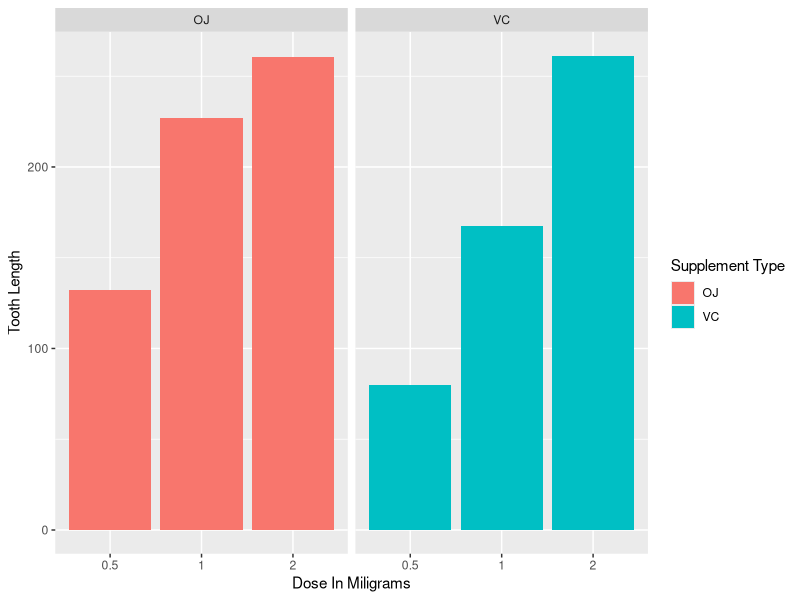

Source code (R):
## ---- chunk 1
# load dataset
library(datasets)
data("ToothGrowth")
# check the dataset variables
head(ToothGrowth)

library(ggplot2)
ggplot(data=ToothGrowth, aes(x=as.factor(dose), y=len, fill=supp)) +
    geom_bar(stat="Identity",) +
    facet_grid(. ~ supp) +
    xlab("Dose In Miligrams") +
    ylab("Tooth Length") +
    guides(fill=guide_legend(title="Supplement Type"))
## ---- chunk 2
ft <- lm(len ~ dose + supp, data=ToothGrowth)
summary(ft)
## ---- chunk 3
confint(ft)
